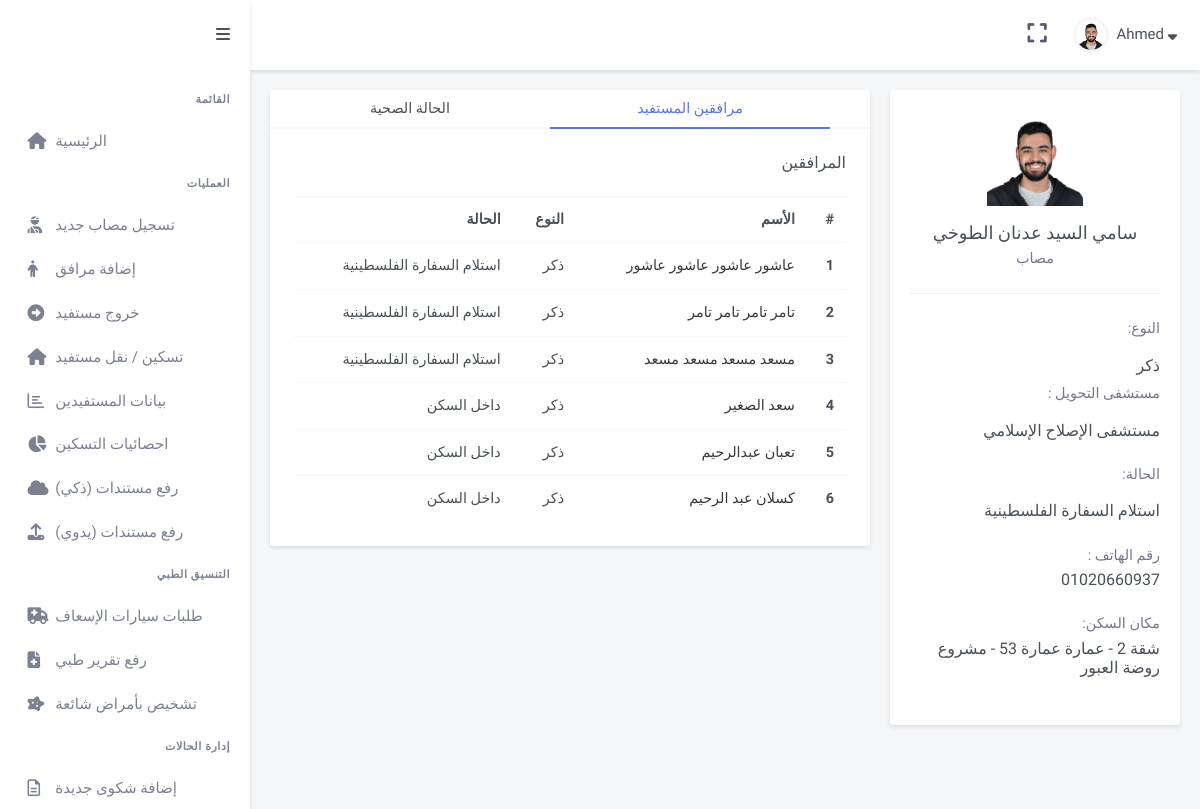
The page /operations/profile/13/ (signed in) on the database its author committed.
### GazaResponse/models.py (models this page shows, shortened)
class Person(models.Model):
    name = models.CharField(max_length = 64)
    profile_pic = models.ImageField(upload_to="ProfilePics", blank = True)
    birthday = models.DateField()
    theType = models.CharField(max_length = 64)
    gender = models.CharField(max_length = 64, default = 'ذكر')
    idNumber = models.CharField(max_length = 64)
    code = models.CharField(max_length = 64, blank=True)
    status = models.CharField(max_length = 64)
    phoneNumber = models.CharField(max_length = 64, blank=True)
    isDisabled  = models.BooleanField(default = False)
    hasCancer = models.BooleanField(default = False)
    personGroup = models.ForeignKey(Group, on_delete=models.CASCADE, related_name="relatives")
    pHospital = models.ForeignKey(Hospital, on_delete = models.CASCADE)
    diagnosis = models.TextField(blank = True)
    accommodation  = models.ForeignKey(Apartment, on_delete = models.CASCADE, related_name="residents")
    scannedDocs = models.FileField(upload_to="IDs", blank=True)
    entryDate =  models.DateField(null=True, blank=True)
    hostingStartDate = models.DateField(null=True, blank=True)

class Hospital(models.Model):
    name = models.CharField(max_length = 64)
    description = models.CharField(max_length = 64)
    hEntity = models.ForeignKey(Entity, on_delete=models.CASCADE)
    hGovernorate = models.ForeignKey(Governorate, on_delete=models.CASCADE)
    def __str__(self):
        return f'{self.name}'

class Apartment(models.Model):
    apartmentNum = models.IntegerField()
    whichBuilding = models.ForeignKey(Building, on_delete = models.CASCADE, related_name="apartments")
    apartmentCapacity = models.IntegerField()
    apartmentAccessibility = models.BooleanField()
    code = models.CharField(max_length = 64, blank=True)
    def __str__(self):
        return f'{"شقة"} {self.apartmentNum} - {self.whichBuilding} - {self.whichBuilding.bshelter}'

class Building(models.Model):
    name = models.CharField(max_length = 64)
    address = models.TextField(max_length = 150 , blank = True)
    numOfFloors = models.IntegerField()
    accessibility = models.BooleanField()
    bshelter = models.ForeignKey(Shelter, on_delete = models.CASCADE, related_name = "Buildings")
    bGovernorate = models.ForeignKey(Governorate, on_delete = models.CASCADE)
    def __str__(self):
        return f'{"عمارة"} {self.name}'

class Shelter(models.Model):
    shelterName = models.CharField(max_length = 64)
    bGovernorate = models.ForeignKey(Governorate, on_delete = models.CASCADE, null = True)
    isWorking  = models.BooleanField(default = True)
    def __str__(self):
        return f'{self.shelterName}'

### operations/views.py (the view)
# urls.py: path('profile/<int:person_id>/', views.profile, name='profile'),
@login_required
def profile(request, person_id):
    person = get_object_or_404(Person, id=person_id)
    relatives = person.personGroup.relatives.exclude(id=person_id)
    context = {
        'person': person,
        'relatives': relatives
    }
    return render(request, 'operations/profile.html', context)

### operations/templates/operations/profile.html (shortened to what this page needs)
{% extends "gaza/layout.html" %}
{% load static %}
{% block body %}
<div dir="rtl" class="main-content">
    <div class="page-content">
     <div class="container-fluid">
      <div class="row mb-4">
       <div class="col-xl-4">
        <div class="card h-100">
         <div class="card-body">
          <div class="text-center">
           <div>
            {% if person.profile_pic != '' and person.profile_pic != 'False' %}
            <a href="{{person.profile_pic.url}}" target="_blank" >
            <img alt="" class="avatar-lg " src="{{person.profile_pic.url}}">
              </a>
            {% else %}
            <i class="fas fa-user" style="font-size: 50px;"></i>
            {% endif %}
           </div>
           <h5 class="mt-3 mb-1">
            {{ person.name }}
           </h5>
           <p class="text-muted">
            {{ person.theType }}
           </p>
          </div>
          <hr class="my-4">
          <div class="text-muted">
           <div class="table-responsive mt-4">
            <div>
             <p class="mb-3">
                النوع:
             </p>
             <h5 class="font-size-16">
                {{ person.gender }}
             </h5>
            </div>
            <div>
                <p class="mb-3">
                   مستشفى التحويل :
                </p>
                <h5 class="font-size-16">
                    {{ person.pHospital }}
                </h5>
               </div>
            <div class="mt-4">
                <p class="mb-3">
                الحالة:
                </p>
                <h5 class="font-size-16">
                    {{ person.status }}
                </h5>
               </div>
            {% if person.phoneNumber %}
            <div class="mt-4">
             <p class="mb-1">
              رقم الهاتف :
             </p>
             <h5 class="font-size-16">
                {{ person.phoneNumber }}
             </h5>
            </div>
            {% endif %}
            <div class="mt-4">
             <p class="mb-1">
             مكان السكن:
             </p>
             <h5 class="font-size-16">
                {{ person.accommodation }}
             </h5>
            </div>
           </div>
          </div>
         </div>
        </div>
       </div>
       <div class="col-xl-8">
        <div class="card mb-0">
         <ul class="nav nav-tabs nav-tabs-custom nav-justified" role="tablist">
          <li class="nav-item">
           <a class="nav-link active" data-bs-toggle="tab" href="#about" role="tab">
            <span class="d-none d-sm-block">
             مرافقين المستفيد
            </span>
           </a>
          </li>
          <li class="nav-item">
           <a class="nav-link" data-bs-toggle="tab" href="#tasks" role="tab">
            <span class="d-none d-sm-block">
             الحالة الصحية
            </span>
           </a>
          </li>
         </ul>
         <div class="tab-content p-4">
          <div class="tab-pane active" id="about" role="tabpanel">
           <div>
            <div>
             {% if relatives %}
             <h5 class="font-size-16 mb-4">
               المرافقين
              </h5>
             <div class="table-responsive">
              <table class="table table-nowrap table-hover mb-0">
               <thead>
                <tr>
                 <th scope="col">
                  #
                 </th>
                 <th scope="col">
                  الأسم
                 </th>
                 <th scope="col">
                  النوع
                 </th>
                 <th scope="col">
                  الحالة
                 </th>
                </tr>
               </thead>
               <tbody>
                {% for relative in relatives %}
                <tr>
                 <th scope="row">
                 {{forloop.counter}}
                 </th>
                 <td>
                  <a class="text-dark" href="{% url 'operations:profile' person_id=relative.id %}">
                    {{ relative.name }}
                  </a>
                 </td>
                 <td>
                    {{ relative.gender }}
                 </td>
                 <td>
                    {{ relative.status }}
                 </td>
                </tr>
                {% endfor %}
               </tbody>
              </table>
             </div>
             {%endif%}
            </div>
           </div>
          </div>
         </div>
        </div>
       </div>
      </div>
     </div>
    </div>
   </div>
{% endblock %}

### GazaResponse/templates/gaza/layout.html (shortened to what this page needs)
{% load static %}
<!DOCTYPE html>
<html>
    <head>
        <link href = "{% static 'gaza/css/app.min.css'%}" rel="stylesheet">
        <link href = "{% static 'gaza/css/bootstrap.min.css'%}" rel="stylesheet">
        <link href = "{% static 'gaza/css/icons.min.css'%}" rel="stylesheet">
        <link href = "{% static 'gaza/libs/bootstrap-touchspin/jquery.bootstrap-touchspin.min.css'%}" rel="stylesheet">
        <link href = "{% static 'gaza/libs/select2/css/select2.min.css'%}" rel="stylesheet">
        <link rel="stylesheet" href="https://cdn.jsdelivr.net/npm/select2@4.1.0-rc.0/dist/css/select2.min.css">
        <link href = "{% static 'gaza/css/style.css'%}" rel="stylesheet">
    </head>
    <body>
        {% if user.is_authenticated %}
        <header id="page-topbar">
            <div class="navbar-header">
             <div class="d-flex">
              <div class="dropdown d-none d-lg-inline-block ms-1">
               <button class="btn header-item noti-icon waves-effect" data-bs-toggle="fullscreen" type="button">
                <i class="fas fa-expand">
                </i>
               </button>
              </div>
              <div class="dropdown d-inline-block">
               <button aria-expanded="false" aria-haspopup="true" class="btn header-item waves-effect" data-bs-toggle="dropdown" id="page-header-user-dropdown" type="button">
                <img alt="Header Avatar" class="rounded-circle header-profile-user" src="{% static 'gaza/images/users/avatar-4.jpg'%}">
                <span class="d-none d-xl-inline-block ms-1 fw-medium font-size-15">
                 {{user.first_name}}
                </span>
                <i class="fas fa-sort-down d-none d-xl-inline-block font-size-15">
                </i>
               </button>
              </div>
             </div>
            </div>
           </header>
           <div class="vertical-menu mm-active">
            <button class="btn btn-sm px-3 font-size-16 header-item waves-effect vertical-menu-btn" type="button">
             <i class="fa fa-fw fa-bars">
             </i>
            </button>
            <div class="sidebar-menu-scroll mm-show" data-simplebar="init"><div class="simplebar-wrapper" style="margin: 0px;"><div class="simplebar-height-auto-observer-wrapper"><div class="simplebar-height-auto-observer"></div></div><div class="simplebar-mask"><div class="simplebar-offset" style="right: -20px; bottom: 0px;"><div class="simplebar-content-wrapper" style="height: 100%; padding-right: 20px; padding-bottom: 0px; overflow: hidden scroll;"><div class="simplebar-content" style="padding: 0px;">
             <div id="sidebar-menu" class="mm-active">
              <ul class="metismenu list-unstyled mm-show" id="side-menu">
               <li class="menu-title text-right">
                القائمة
               </li>
               <li class="waves-effect">
                <a href="{% url 'users:index' %}" >
                 <i class="fas fa-home">
                 </i>
                 <span>
                  الرئيسية
                 </span>
                </a>
               </li>
               <li class="menu-title text-right">
                العمليات
               </li>
               <li>
                <a class="waves-effect" href="{% url 'operations:addcasualty' %}">
                 <i class="fas fa-user-injured">
                 </i>
                 <span>
                  تسجيل مصاب جديد
                 </span>
                </a>
               </li>
               <li>
                <a class="waves-effect" href="{% url 'operations:addperson' %}">
                 <i class="fa fa-male">
                 </i>
                 <span>
                  إضافة مرافق
                 </span>
                </a>
               </li>
               <li>
                <a class="waves-effect" href="{% url 'operations:remove' %}">
                  <i class="fas fa-arrow-alt-circle-right"></i>
                <span>
                  خروج مستفيد
                 </span>
                </a>
               </li>
               <li>
                <a class="waves-effect" href="{% url 'operations:accommodation' %}">
                 <i class="fa fa-home">
                 </i>
                 <span>
                  تسكين / نقل مستفيد
                 </span>
                </a>
               </li>
               <li>
                <a class="waves-effect" href="{% url 'operations:customers' %}">
                 <i class="far fa-chart-bar">
                 </i>
                 <span>
                   بيانات المستفيدين
                 </span>
                </a>
               </li>
               <li>
                <a class="waves-effect" href="{% url 'operations:shelters' %}">
                  <i class="fas fa-chart-pie"></i>
                 <span>
                  احصائيات التسكين
                 </span>
                </a>
               </li>
               <li>
                <a class="waves-effect" href="{% url 'operations:upload_document' %}">
                  <i class="fa-solid fa-cloud"></i>
                 <span>
                  رفع مستندات (ذكي)
                 </span>
                </a>
               </li>
               <li>
                <a class="waves-effect" href="{% url 'operations:manual_upload_document' %}">
                  <i class="fa-solid fa-upload"></i>
                 <span>
                  رفع مستندات (يدوي)
                 </span>
                </a>
               </li>
               <li class="menu-title text-right">
                التنسيق الطبي
               </li>
               <li>
                <a class="waves-effect" href="{% url 'medical:ambulance'%}">
                  <i class="fa-solid fa-truck-medical"></i>
                 <span>
                  طلبات سيارات الإسعاف
                 </span>
                </a>
               </li>
               <li>
                <a class="waves-effect" href="{% url 'operations:manual_upload_document' %}">
                  <i class="fa-solid fa-file-medical"></i>
                 <span>
                  رفع تقرير طبي
                 </span>
                </a>
               </li>
               <li>
                <a class="waves-effect" href="{% url 'medical:assign_diseases'%}">
                  <i class="fa-solid fa-disease"></i>
                 <span>
                  تشخيص بأمراض شائعة
                </span>
                </a>
               </li>
               <li class="menu-title text-right">
                إدارة الحالات
               </li>
               <li>
                <a class="waves-effect" href="{% url 'case_management:addpost'%}">
                 <i class="far fa-file-alt">
                 </i>
                 <span>
                  إضافة شكوى جديدة
                 </span>
                </a>
               </li>
              </ul>
             </div>
            </div></div></div></div><div class="simplebar-placeholder" style="width: auto; height: 957px;"></div></div><div class="simplebar-track simplebar-vertical" style="visibility: visible;"><div class="simplebar-scrollbar" style="height: 926px; transform: translate3d(0px, 0px, 0px); display: block;"></div></div></div>
           </div>
           {% endif %}
      {% block body %}
      {% endblock %}
    </body>
</html>

### GazaResponse/static/gaza/css/style.css (style rules this page uses)
a,h1,h2,h3,h4,h5,h6,p,button,label,div { font-family: "Cairo", sans-serif !important; }
.navbar-header { background: white; }
.text-right { text-align: right !important; }
.avatar-lg { max-width: 6rem !important; height: auto !important; }

### rows shown on the page
Person: profile_pic (picture), name "سامي السيد عدنان الطوخي", theType "مصاب", gender "ذكر", pHospital "مستشفى الإصلاح الإسلامي", status "استلام السفارة الفلسطينية", phoneNumber "01020660937", accommodation "شقة 2 - عمارة عمارة 53 - مشروع روضة العبور"
Person: name "عاشور عاشور عاشور عاشور", gender "ذكر", status "استلام السفارة الفلسطينية"
Person: name "تامر تامر تامر تامر", gender "ذكر", status "استلام السفارة الفلسطينية"
Person: name "مسعد مسعد مسعد مسعد", gender "ذكر", status "استلام السفارة الفلسطينية"
Person: name "سعد الصغير", gender "ذكر", status "داخل السكن"
Person: name "تعبان عبدالرحيم", gender "ذكر", status "داخل السكن"
Person: name "كسلان عبد الرحيم", gender "ذكر", status "داخل السكن"

### other values the page prints
{{ user.first_name }} "Ahmed"
